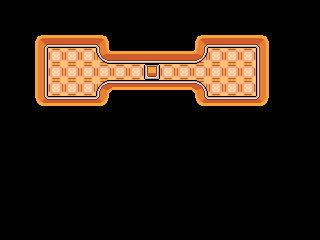

The image is a tile-based game level rendered from a .tmx file. Its description and source (layers, tilesets, objects; grid data summarised) follow:
An orthogonal 20x15 tile map with 16x16 px tiles, 2 tile layers (lowestest, lowest) and 7 objects.

<map version="1.9" tiledversion="1.9.2" orientation="orthogonal" renderorder="right-down" width="20" height="15" tilewidth="16" tileheight="16" infinite="0" nextlayerid="10" nextobjectid="79">
 <tileset firstgid="1" name="fantasy" tilewidth="16" tileheight="16" tilecount="1120" columns="28">
  <image source="tilesets/tileset.png" width="448" height="640" />
 </tileset>
 <layer id="9" name="lowestest" width="20" height="15" locked="1">
  <data>[300 cells, 300 non-empty, 2 distinct tile ids]</data>
 </layer>
 <layer id="8" name="lowest" width="20" height="15">
  <data>[300 cells, 276 non-empty, 14 distinct tile ids]</data>
 </layer>
 <objectgroup id="6" name="collisions">
  <object id="72" x="48" y="32" width="240" height="16" />
  <object id="73" x="256" y="32" width="16" height="96" />
  <object id="74" x="32" y="96" width="240" height="16" />
  <object id="75" x="32" y="16" width="16" height="96" />
  <object id="76" x="96" y="48" width="112" height="16" />
  <object id="77" x="96" y="80" width="112" height="16" />
  <object id="78" x="144" y="48" width="16" height="48" />
 </objectgroup>
</map>
